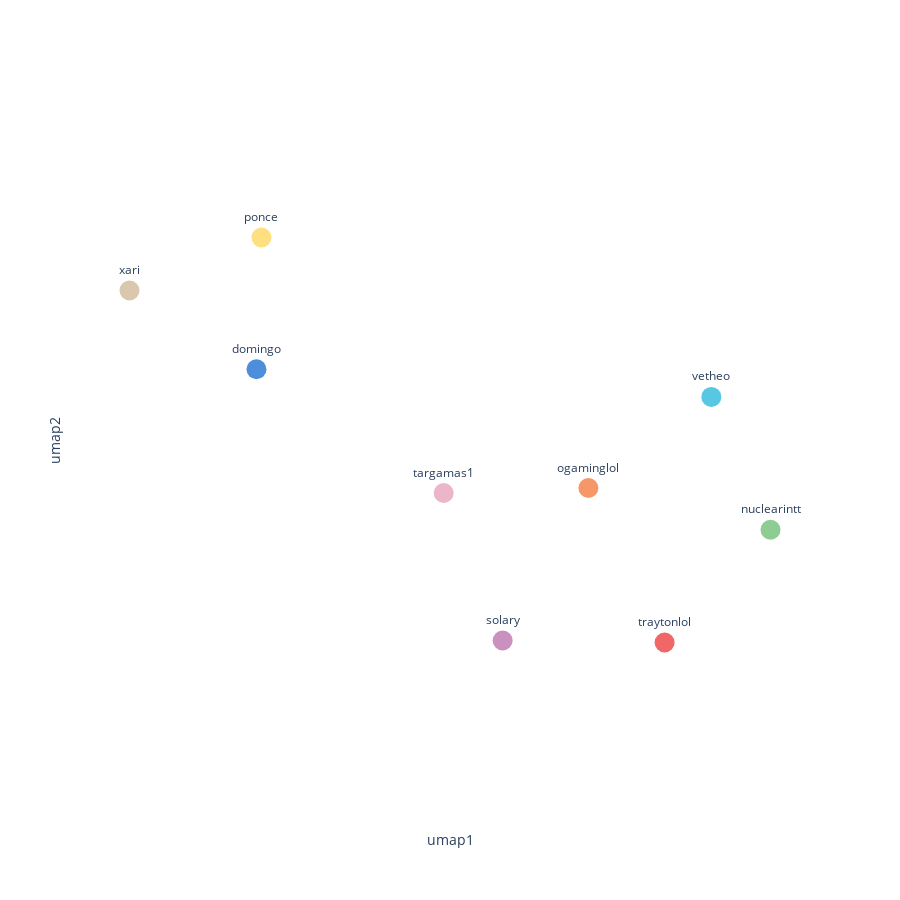

This figure's notebook cell:
### Code cell
v3_df = visualize_embedding(embeddingDimension=8, iterationWeights=[0, 1, 1], relationshipWeightProperty="similarity", randomSeed=24)

### Figure 1 — Plotly figure (JSON) as saved in the notebook; plotly's stock layout.template omitted (floating-point values rounded to 4 significant figures)
{"data": [{"hovertemplate": "<b>%{hovertext}</b><br><br>umap1=%{x}<br>umap2=%{y}<br>name=%{text}<extra></extra>", "hovertext": ["solary"], "legendgroup": "", "marker": {"color": "#C990C0", "size": 20, "symbol": "circle"}, "mode": "markers+text", "name": "", "orientation": "v", "showlegend": false, "text": ["solary"], "textposition": "top center", "type": "scatter", "x": [23.35], "xaxis": "x", "y": [-5.206], "yaxis": "y"}, {"hovertemplate": "<b>%{hovertext}</b><br><br>umap1=%{x}<br>umap2=%{y}<br>name=%{text}<extra></extra>", "hovertext": ["traytonlol"], "legendgroup": "", "marker": {"color": "#F16667", "size": 20, "symbol": "circle"}, "mode": "markers+text", "name": "", "orientation": "v", "showlegend": false, "text": ["traytonlol"], "textposition": "top center", "type": "scatter", "x": [24.18], "xaxis": "x", "y": [-5.216], "yaxis": "y"}, {"hovertemplate": "<b>%{hovertext}</b><br><br>umap1=%{x}<br>umap2=%{y}<br>name=%{text}<extra></extra>", "hovertext": ["ogaminglol"], "legendgroup": "", "marker": {"color": "#F79767", "size": 20, "symbol": "circle"}, "mode": "markers+text", "name": "", "orientation": "v", "showlegend": false, "text": ["ogaminglol"], "textposition": "top center", "type": "scatter", "x": [23.79], "xaxis": "x", "y": [-4.429], "yaxis": "y"}, {"hovertemplate": "<b>%{hovertext}</b><br><br>umap1=%{x}<br>umap2=%{y}<br>name=%{text}<extra></extra>", "hovertext": ["vetheo"], "legendgroup": "", "marker": {"color": "#57C7E3", "size": 20, "symbol": "circle"}, "mode": "markers+text", "name": "", "orientation": "v", "showlegend": false, "text": ["vetheo"], "textposition": "top center", "type": "scatter", "x": [24.41], "xaxis": "x", "y": [-3.965], "yaxis": "y"}, {"hovertemplate": "<b>%{hovertext}</b><br><br>umap1=%{x}<br>umap2=%{y}<br>name=%{text}<extra></extra>", "hovertext": ["targamas1"], "legendgroup": "", "marker": {"color": "#ECB5C9", "size": 20, "symbol": "circle"}, "mode": "markers+text", "name": "", "orientation": "v", "showlegend": false, "text": ["targamas1"], "textposition": "top center", "type": "scatter", "x": [23.05], "xaxis": "x", "y": [-4.455], "yaxis": "y"}, {"hovertemplate": "<b>%{hovertext}</b><br><br>umap1=%{x}<br>umap2=%{y}<br>name=%{text}<extra></extra>", "hovertext": ["ponce"], "legendgroup": "", "marker": {"color": "#FFE081", "size": 20, "symbol": "circle"}, "mode": "markers+text", "name": "", "orientation": "v", "showlegend": false, "text": ["ponce"], "textposition": "top center", "type": "scatter", "x": [22.12], "xaxis": "x", "y": [-3.154], "yaxis": "y"}, {"hovertemplate": "<b>%{hovertext}</b><br><br>umap1=%{x}<br>umap2=%{y}<br>name=%{text}<extra></extra>", "hovertext": ["domingo"], "legendgroup": "", "marker": {"color": "#4C8EDA", "size": 20, "symbol": "circle"}, "mode": "markers+text", "name": "", "orientation": "v", "showlegend": false, "text": ["domingo"], "textposition": "top center", "type": "scatter", "x": [22.1], "xaxis": "x", "y": [-3.825], "yaxis": "y"}, {"hovertemplate": "<b>%{hovertext}</b><br><br>umap1=%{x}<br>umap2=%{y}<br>name=%{text}<extra></extra>", "hovertext": ["xari"], "legendgroup": "", "marker": {"color": "#D9C8AE", "size": 20, "symbol": "circle"}, "mode": "markers+text", "name": "", "orientation": "v", "showlegend": false, "text": ["xari"], "textposition": "top center", "type": "scatter", "x": [21.45], "xaxis": "x", "y": [-3.424], "yaxis": "y"}, {"hovertemplate": "<b>%{hovertext}</b><br><br>umap1=%{x}<br>umap2=%{y}<br>name=%{text}<extra></extra>", "hovertext": ["nuclearintt"], "legendgroup": "", "marker": {"color": "#8DCC93", "size": 20, "symbol": "circle"}, "mode": "markers+text", "name": "", "orientation": "v", "showlegend": false, "text": ["nuclearintt"], "textposition": "top center", "type": "scatter", "x": [24.72], "xaxis": "x", "y": [-4.642], "yaxis": "y"}], "layout": {"height": 900, "legend": {"tracegroupgap": 0}, "margin": {"t": 60}, "paper_bgcolor": "white", "plot_bgcolor": "white", "width": 900, "xaxis": {"anchor": "y", "domain": [0, 1], "showticklabels": false, "title": {"text": "umap1"}}, "yaxis": {"anchor": "x", "domain": [0, 1], "scaleanchor": "x", "scaleratio": 1, "showticklabels": false, "title": {"text": "umap2"}}}}
